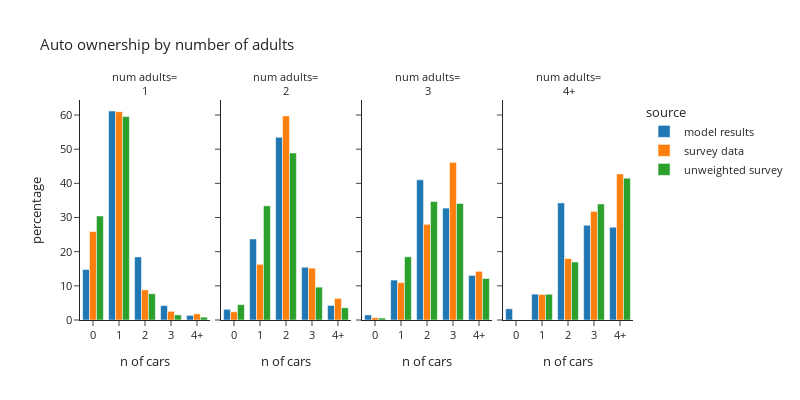

The notebook cell saved with this chart:
### Code cell
plot_auto(hh_data.loc[hh_data['num_adults_simple']!="0"],'num_adults_simple','number of adults','num adults')

### Figure 1 — Plotly figure (JSON) as saved in the notebook; plotly's stock layout.template omitted (floating-point values rounded to 4 significant figures)
{"data": [{"alignmentgroup": "True", "hovertemplate": "source=model results<br>num_adults_simple=1<br>auto_ownership_simple=%{x}<br>percentage=%{y}<extra></extra>", "legendgroup": "model results", "marker": {"color": "#1F77B4", "pattern": {"shape": ""}}, "name": "model results", "offsetgroup": "model results", "orientation": "v", "showlegend": true, "textposition": "auto", "type": "bar", "x": ["0", "1", "2", "3", "4+"], "xaxis": "x", "y": [14.79, 61.18, 18.47, 4.213, 1.354], "yaxis": "y"}, {"alignmentgroup": "True", "hovertemplate": "source=model results<br>num_adults_simple=2<br>auto_ownership_simple=%{x}<br>percentage=%{y}<extra></extra>", "legendgroup": "model results", "marker": {"color": "#1F77B4", "pattern": {"shape": ""}}, "name": "model results", "offsetgroup": "model results", "orientation": "v", "showlegend": false, "textposition": "auto", "type": "bar", "x": ["0", "1", "2", "3", "4+"], "xaxis": "x2", "y": [3.127, 23.71, 53.47, 15.45, 4.248], "yaxis": "y2"}, {"alignmentgroup": "True", "hovertemplate": "source=model results<br>num_adults_simple=3<br>auto_ownership_simple=%{x}<br>percentage=%{y}<extra></extra>", "legendgroup": "model results", "marker": {"color": "#1F77B4", "pattern": {"shape": ""}}, "name": "model results", "offsetgroup": "model results", "orientation": "v", "showlegend": false, "textposition": "auto", "type": "bar", "x": ["0", "1", "2", "3", "4+"], "xaxis": "x3", "y": [1.482, 11.7, 41.02, 32.76, 13.04], "yaxis": "y3"}, {"alignmentgroup": "True", "hovertemplate": "source=model results<br>num_adults_simple=4+<br>auto_ownership_simple=%{x}<br>percentage=%{y}<extra></extra>", "legendgroup": "model results", "marker": {"color": "#1F77B4", "pattern": {"shape": ""}}, "name": "model results", "offsetgroup": "model results", "orientation": "v", "showlegend": false, "textposition": "auto", "type": "bar", "x": ["0", "1", "2", "3", "4+"], "xaxis": "x4", "y": [3.288, 7.557, 34.28, 27.73, 27.15], "yaxis": "y4"}, {"alignmentgroup": "True", "hovertemplate": "source=survey data<br>num_adults_simple=1<br>auto_ownership_simple=%{x}<br>percentage=%{y}<extra></extra>", "legendgroup": "survey data", "marker": {"color": "#FF7F0E", "pattern": {"shape": ""}}, "name": "survey data", "offsetgroup": "survey data", "orientation": "v", "showlegend": true, "textposition": "auto", "type": "bar", "x": ["0", "1", "2", "3", "4+"], "xaxis": "x", "y": [25.88, 60.97, 8.813, 2.535, 1.802], "yaxis": "y"}, {"alignmentgroup": "True", "hovertemplate": "source=survey data<br>num_adults_simple=2<br>auto_ownership_simple=%{x}<br>percentage=%{y}<extra></extra>", "legendgroup": "survey data", "marker": {"color": "#FF7F0E", "pattern": {"shape": ""}}, "name": "survey data", "offsetgroup": "survey data", "orientation": "v", "showlegend": false, "textposition": "auto", "type": "bar", "x": ["0", "1", "2", "3", "4+"], "xaxis": "x2", "y": [2.423, 16.3, 59.75, 15.19, 6.344], "yaxis": "y2"}, {"alignmentgroup": "True", "hovertemplate": "source=survey data<br>num_adults_simple=3<br>auto_ownership_simple=%{x}<br>percentage=%{y}<extra></extra>", "legendgroup": "survey data", "marker": {"color": "#FF7F0E", "pattern": {"shape": ""}}, "name": "survey data", "offsetgroup": "survey data", "orientation": "v", "showlegend": false, "textposition": "auto", "type": "bar", "x": ["0", "1", "2", "3", "4+"], "xaxis": "x3", "y": [0.6908, 10.94, 28.01, 46.13, 14.24], "yaxis": "y3"}, {"alignmentgroup": "True", "hovertemplate": "source=survey data<br>num_adults_simple=4+<br>auto_ownership_simple=%{x}<br>percentage=%{y}<extra></extra>", "legendgroup": "survey data", "marker": {"color": "#FF7F0E", "pattern": {"shape": ""}}, "name": "survey data", "offsetgroup": "survey data", "orientation": "v", "showlegend": false, "textposition": "auto", "type": "bar", "x": ["1", "2", "3", "4+"], "xaxis": "x4", "y": [7.463, 17.99, 31.78, 42.76], "yaxis": "y4"}, {"alignmentgroup": "True", "hovertemplate": "source=unweighted survey<br>num_adults_simple=1<br>auto_ownership_simple=%{x}<br>percentage=%{y}<extra></extra>", "legendgroup": "unweighted survey", "marker": {"color": "#2CA02C", "pattern": {"shape": ""}}, "name": "unweighted survey", "offsetgroup": "unweighted survey", "orientation": "v", "showlegend": true, "textposition": "auto", "type": "bar", "x": ["0", "1", "2", "3", "4+"], "xaxis": "x", "y": [30.45, 59.54, 7.688, 1.49, 0.8343], "yaxis": "y"}, {"alignmentgroup": "True", "hovertemplate": "source=unweighted survey<br>num_adults_simple=2<br>auto_ownership_simple=%{x}<br>percentage=%{y}<extra></extra>", "legendgroup": "unweighted survey", "marker": {"color": "#2CA02C", "pattern": {"shape": ""}}, "name": "unweighted survey", "offsetgroup": "unweighted survey", "orientation": "v", "showlegend": false, "textposition": "auto", "type": "bar", "x": ["0", "1", "2", "3", "4+"], "xaxis": "x2", "y": [4.496, 33.41, 48.89, 9.619, 3.586], "yaxis": "y2"}, {"alignmentgroup": "True", "hovertemplate": "source=unweighted survey<br>num_adults_simple=3<br>auto_ownership_simple=%{x}<br>percentage=%{y}<extra></extra>", "legendgroup": "unweighted survey", "marker": {"color": "#2CA02C", "pattern": {"shape": ""}}, "name": "unweighted survey", "offsetgroup": "unweighted survey", "orientation": "v", "showlegend": false, "textposition": "auto", "type": "bar", "x": ["0", "1", "2", "3", "4+"], "xaxis": "x3", "y": [0.578, 18.5, 34.68, 34.1, 12.14], "yaxis": "y3"}, {"alignmentgroup": "True", "hovertemplate": "source=unweighted survey<br>num_adults_simple=4+<br>auto_ownership_simple=%{x}<br>percentage=%{y}<extra></extra>", "legendgroup": "unweighted survey", "marker": {"color": "#2CA02C", "pattern": {"shape": ""}}, "name": "unweighted survey", "offsetgroup": "unweighted survey", "orientation": "v", "showlegend": false, "textposition": "auto", "type": "bar", "x": ["1", "2", "3", "4+"], "xaxis": "x4", "y": [7.547, 16.98, 33.96, 41.51], "yaxis": "y4"}], "layout": {"annotations": [{"font": {}, "showarrow": false, "text": "num adults=<br>1", "x": 0.1175, "xanchor": "center", "xref": "paper", "y": 1.0, "yanchor": "bottom", "yref": "paper"}, {"font": {}, "showarrow": false, "text": "num adults=<br>2", "x": 0.3725, "xanchor": "center", "xref": "paper", "y": 1.0, "yanchor": "bottom", "yref": "paper"}, {"font": {}, "showarrow": false, "text": "num adults=<br>3", "x": 0.6275, "xanchor": "center", "xref": "paper", "y": 1.0, "yanchor": "bottom", "yref": "paper"}, {"font": {}, "showarrow": false, "text": "num adults=<br>4+", "x": 0.8825, "xanchor": "center", "xref": "paper", "y": 1.0, "yanchor": "bottom", "yref": "paper"}], "barmode": "group", "font": {"size": 11}, "height": 400, "legend": {"title": {"text": "source"}, "tracegroupgap": 0}, "title": {"text": "Auto ownership by number of adults"}, "width": 800, "xaxis": {"anchor": "y", "domain": [0.0, 0.235], "title": {"text": "n of cars"}}, "xaxis2": {"anchor": "y2", "domain": [0.255, 0.49], "matches": "x", "title": {"text": "n of cars"}}, "xaxis3": {"anchor": "y3", "domain": [0.51, 0.745], "matches": "x", "title": {"text": "n of cars"}}, "xaxis4": {"anchor": "y4", "domain": [0.765, 1.0], "matches": "x", "title": {"text": "n of cars"}}, "yaxis": {"anchor": "x", "domain": [0.0, 1.0], "title": {"text": "percentage"}}, "yaxis2": {"anchor": "x2", "domain": [0.0, 1.0], "matches": "y", "showticklabels": false}, "yaxis3": {"anchor": "x3", "domain": [0.0, 1.0], "matches": "y", "showticklabels": false}, "yaxis4": {"anchor": "x4", "domain": [0.0, 1.0], "matches": "y", "showticklabels": false}}}
